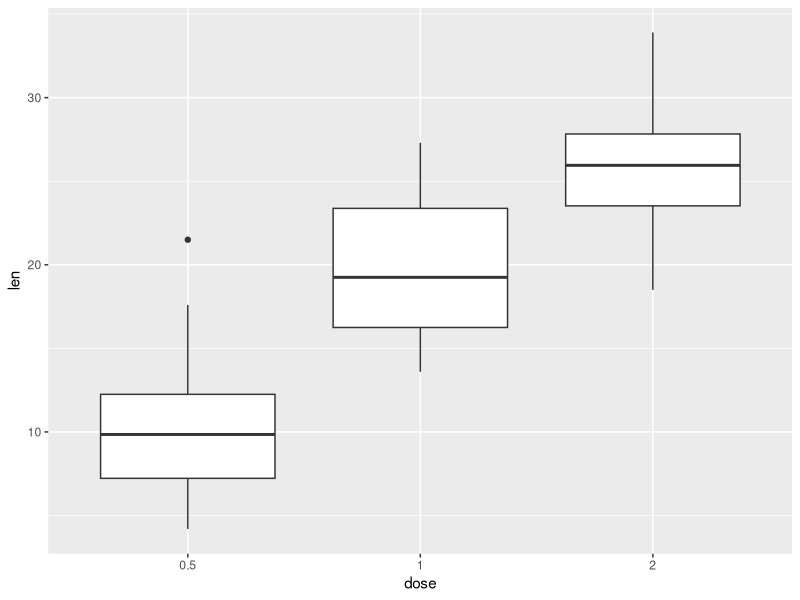
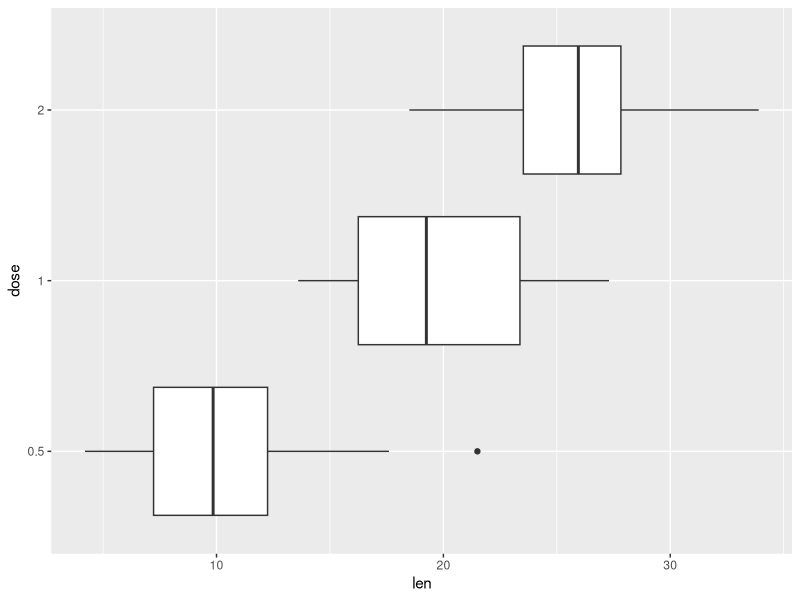
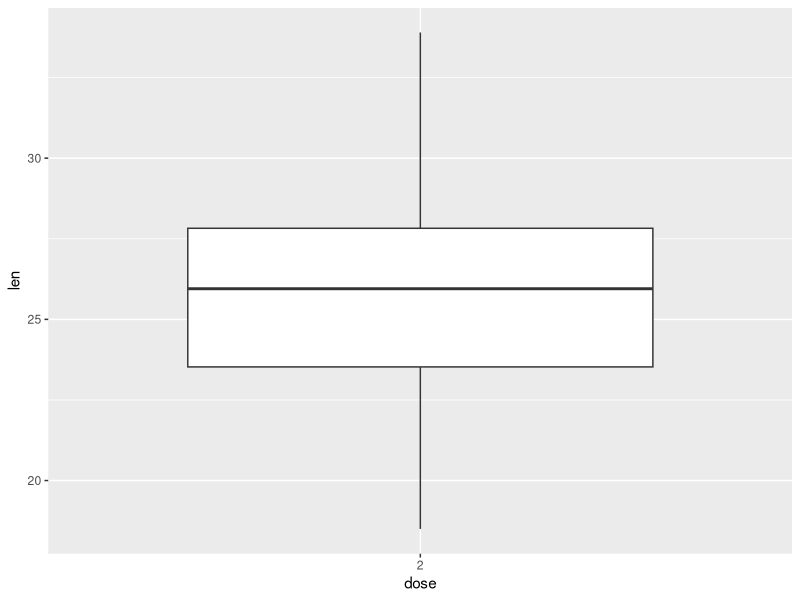
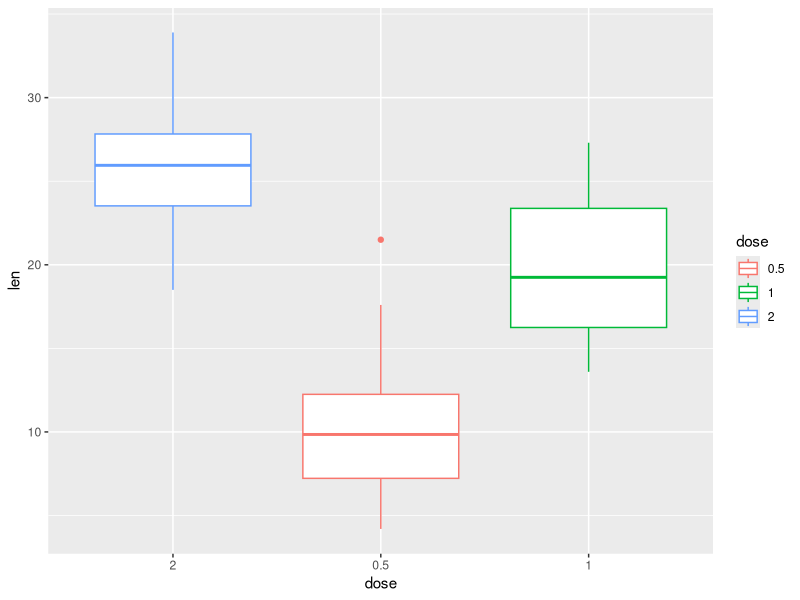
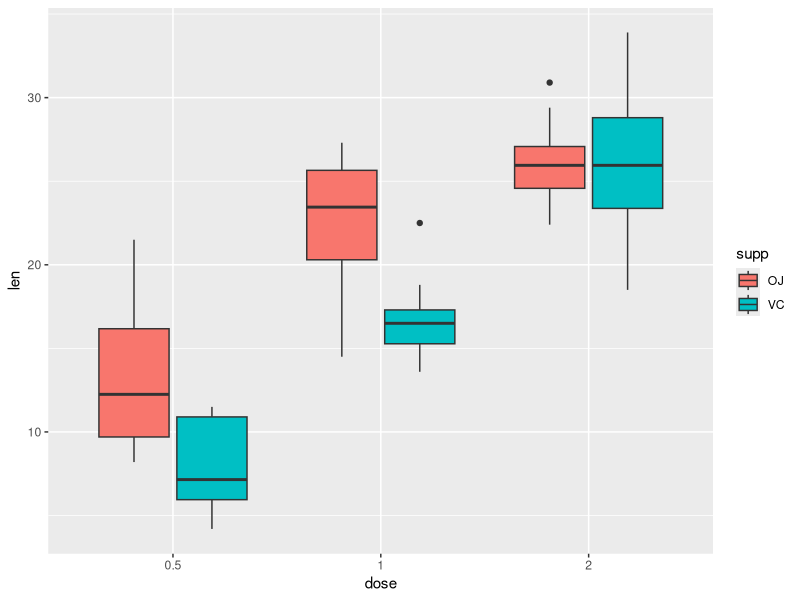
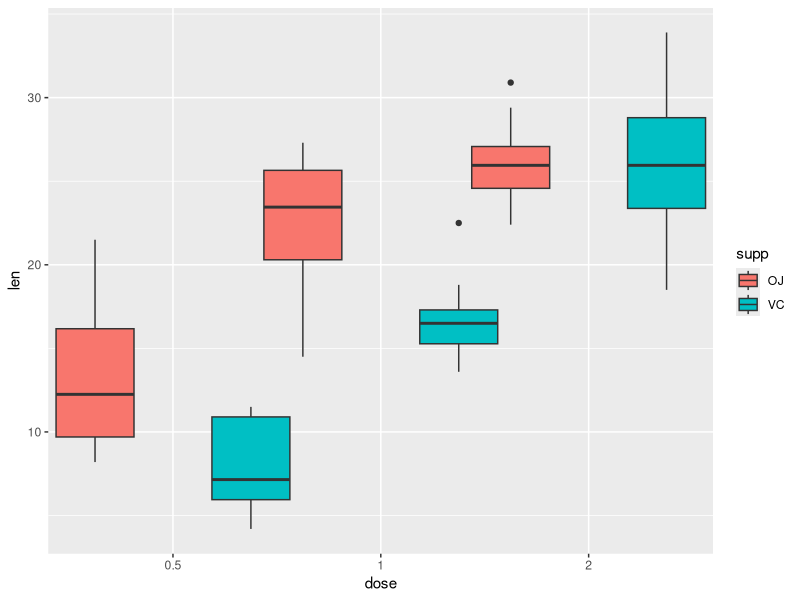

The R source for these figures, in order:
mydata = ToothGrowth

mydata$dose = as.factor(mydata$dose)

library(ggplot2)

ggplot(mydata, aes(x = dose, y =len)) + 
  geom_boxplot()

ggplot(mydata, aes(x = dose, y =len)) + 
  geom_boxplot() + 
  coord_flip()

#changing the box plot colors by groups
ggplot(mydata, aes(x = dose, y =len)) + 
  geom_boxplot(outlier.color = "red" , outlier.shape = "8", outlier.size = "3" ) + 
  scale_x_discrete(limits =c("2")) 


#changing the items order
ggplot(mydata, aes(x = dose, y =len, color = dose)) + 
  geom_boxplot() + 
  scale_x_discrete(limit = c("2", "0.5", "1"))


#boxplot with multiple groups
ggplot(mydata, aes(x = dose, y =len, fill = supp)) + 
  geom_boxplot ()

#using dodge to distance one boxplot from other for each groups
ggplot(mydata, aes(x = dose, y =len, fill = supp)) + 
  geom_boxplot (position = position_dodge (1.5))



